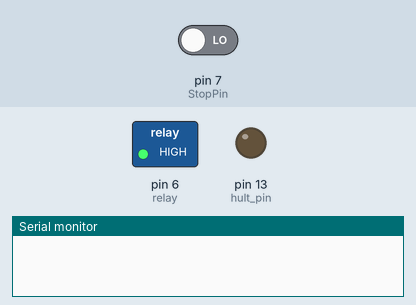
Bench run of a sketch on a simulated Arduino Uno, built with avr-gcc and run on an emulated ATmega328P. Parts: switched loads named in the sketch (green lamp = pin HIGH), output pins drawn as LEDs (lit = HIGH), the last lines printed to the serial monitor. The inputs (shaded band) are chosen by the test bench; at power-on: pin 7 (StopPin) LOW.

Above: at 0.1 s.
At 30.1 s:
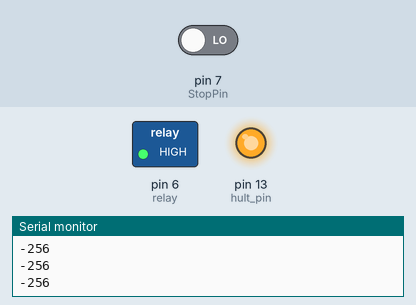
Timing chart, 0 to 31.6 s (numbered marks = the images above):
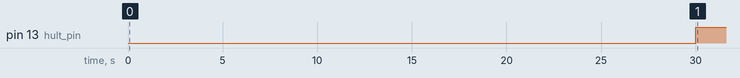

Measured:
- by itself, pin 13 (hult_pin): LOW → HIGH at 30.0 s

The sketch:

E-Stop.ino
```cpp
/*This Code is for the Hard-Eletronic-Stop
 * When the button on AUX1 is pressed it will trun off
 * a relay that is hooked to the main relay cut off chain.
 * This will kill power to the relay that goes to mains power.
 *
 * The arduino will not reset untill the E-Stop Circit is
 * manually reset.
 *
 * Note: This is NOT the Soft-Stop!
 * This will require a full reboot of the boat
 */


#include <Radio.h>
#define Hard_Stop Radio::AUX1

Radio rad;

int StopPin = 7;
int relay = 6;
int hult_pin = 13;
int input = 0;

double dissconect_time = 5; //in mins
long dissconnect_time_milli;
double hult_time = 0.5; //in mins
long hult_time_milli;
long last_connected_time;
bool hult_state = false;


void setup() {
  pinMode(relay, OUTPUT); //enables relay
  pinMode(hult_pin, OUTPUT); //enables relay
  digitalWrite(hult_pin, LOW);

  Serial.begin(9600);
  if ( rad.set(Hard_Stop, StopPin)==0)
  { //If radio pin is valid
    //Gives power to the main relay
    digitalWrite(relay,HIGH);
  }
  else
  { //If the radio did not get a valid pin
    //Makes sure the power to the main relay is cut
    digitalWrite(relay, LOW);
  }

  last_connected_time = millis();
  dissconnect_time_milli = (long)(dissconect_time*60*1000);
  hult_time_milli = (long)(hult_time*60*1000);
}

void loop() {
  // put your main code here, to run repeatedly:
  //Serial.println(rad.read(Hard_Stop));
  input = rad.read(Hard_Stop);
  Serial.println(input);

  //Note: if radio gets disconneted the code does not do anything
  //TODO: need to be fixed!

  if (input!=0 && input!=-256) // true or pressed .read return 0 on high
  {
    digitalWrite(relay, LOW);
  }
  else if (input==-256) //disconnected
  {
    //hult
    if (millis() - last_connected_time >= hult_time_milli)
    {
      hult_state = true;
      digitalWrite(hult_pin, HIGH);
    }


    //kill
    if (millis() - last_connected_time >= dissconnect_time_milli)
    {
      digitalWrite(relay, LOW);
    }
  }
  else if (hult_state && input==0)
  {
    hult_state = false;
    digitalWrite(hult_pin, LOW);
  }
  else
  {
    last_connected_time = millis();
  }
}
```
